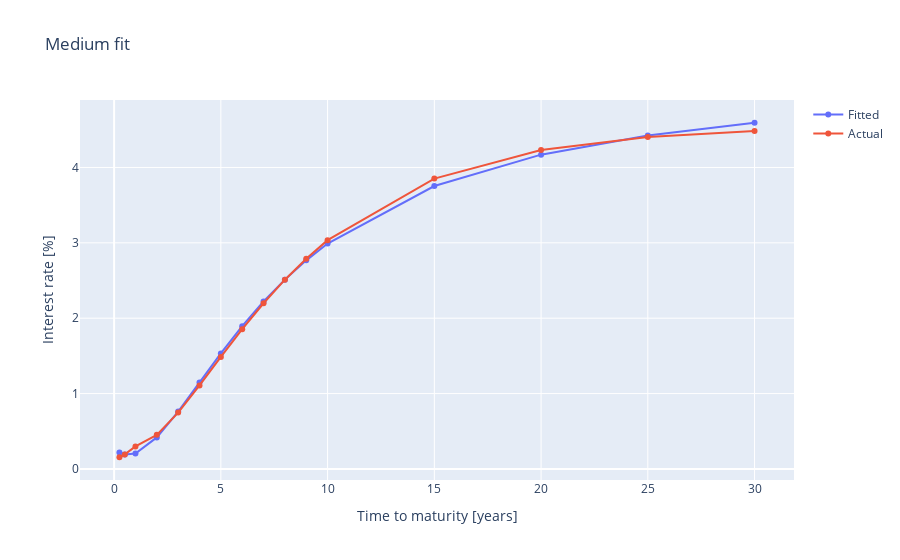

Here is the notebook cell this chart was saved with:
### Code cell
#averaged fit 

fig5=go.Figure()

fig5.add_trace(go.Scatter(y=Nelson(b0=df_rad.sort_values('MSFE').iloc[int(196/2),0:4][0],b1=df_rad.sort_values('MSFE').iloc[int(196/2),0:4][1],b2=df_rad.sort_values('MSFE').iloc[int(196/2),0:4][2],t=np.array(df.columns),teta=df_rad.sort_values('MSFE').iloc[int(196/2),0:4][3]), x=maturities, name='Fitted'))
fig5.add_trace(go.Scatter(y=df_sa_datumom[df_sa_datumom['Date']=='2010-11-30'].values[0][1:], x=maturities, name='Actual'))

fig5.update_layout(
    title="Medium fit",
    xaxis_title="Time to maturity [years]",
    yaxis_title="Interest rate [%]")

### Figure 1 — Plotly figure (JSON) as saved in the notebook; plotly's stock layout.template omitted (floating-point values rounded to 4 significant figures)
{"data": [{"name": "Fitted", "type": "scatter", "x": [0.25, 0.5, 1, 2, 3, 4, 5, 6, 7, 8, 9, 10, 15, 20, 25, 30], "y": [0.2188, 0.1915, 0.2055, 0.4184, 0.761, 1.148, 1.533, 1.894, 2.221, 2.512, 2.767, 2.991, 3.754, 4.17, 4.424, 4.593]}, {"name": "Actual", "type": "scatter", "x": [0.25, 0.5, 1, 2, 3, 4, 5, 6, 7, 8, 9, 10, 15, 20, 25, 30], "y": [0.1552, 0.1928, 0.2991, 0.4523, 0.7476, 1.108, 1.486, 1.854, 2.198, 2.511, 2.79, 3.036, 3.853, 4.232, 4.405, 4.483]}], "layout": {"title": {"text": "Medium fit"}, "xaxis": {"title": {"text": "Time to maturity [years]"}}, "yaxis": {"title": {"text": "Interest rate [%]"}}}}
